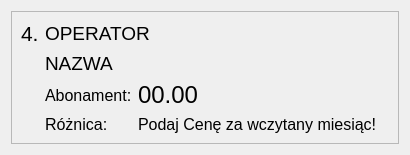
             <widget class="QWidget" name="widget_2" native="true">
              <layout class="QHBoxLayout" name="horizontalLayout_3">
               <item>
                <widget class="QFrame" name="frame_9">
                 <property name="autoFillBackground">
                  <bool>false</bool>
                 </property>
                 <property name="frameShape">
                  <enum>QFrame::StyledPanel</enum>
                 </property>
                 <property name="frameShadow">
                  <enum>QFrame::Raised</enum>
                 </property>
                 <layout class="QGridLayout" name="gridLayout_8">
                  <item row="0" column="0">
                   <widget class="QLabel" name="label_45">
                    <property name="sizePolicy">
                     <sizepolicy hsizetype="Maximum" vsizetype="Preferred">
                      <horstretch>0</horstretch>
                      <verstretch>0</verstretch>
                     </sizepolicy>
                    </property>
                    <property name="font">
                     <font>
                      <pointsize>16</pointsize>
                     </font>
                    </property>
                    <property name="text">
                     <string>4.</string>
                    </property>
                   </widget>
                  </item>
                  <item row="0" column="1" colspan="4">
                   <widget class="QLabel" name="label_36">
                    <property name="sizePolicy">
                     <sizepolicy hsizetype="MinimumExpanding" vsizetype="Preferred">
                      <horstretch>0</horstretch>
                      <verstretch>0</verstretch>
                     </sizepolicy>
                    </property>
                    <property name="font">
                     <font>
                      <pointsize>14</pointsize>
                     </font>
                    </property>
                    <property name="text">
                     <string>OPERATOR</string>
                    </property>
                    <property name="scaledContents">
                     <bool>true</bool>
                    </property>
                    <property name="wordWrap">
                     <bool>false</bool>
                    </property>
                    <property name="openExternalLinks">
                     <bool>true</bool>
                    </property>
                    <property name="textInteractionFlags">
                     <set>Qt::LinksAccessibleByMouse|Qt::TextSelectableByKeyboard|Qt::TextSelectableByMouse</set>
                    </property>
                   </widget>
                  </item>
                  <item row="6" column="1">
                   <widget class="QLabel" name="label_37">
                    <property name="sizePolicy">
                     <sizepolicy hsizetype="Maximum" vsizetype="Preferred">
                      <horstretch>0</horstretch>
                      <verstretch>0</verstretch>
                     </sizepolicy>
                    </property>
                    <property name="font">
                     <font>
                      <pointsize>12</pointsize>
                     </font>
                    </property>
                    <property name="text">
                     <string>Różnica:</string>
                    </property>
                   </widget>
                  </item>
                  <item row="4" column="2">
                   <widget class="QLabel" name="label_38">
                    <property name="sizePolicy">
                     <sizepolicy hsizetype="Maximum" vsizetype="Preferred">
                      <horstretch>0</horstretch>
                      <verstretch>0</verstretch>
                     </sizepolicy>
                    </property>
                    <property name="font">
                     <font>
                      <pointsize>18</pointsize>
                     </font>
                    </property>
                    <property name="frameShape">
                     <enum>QFrame::NoFrame</enum>
                    </property>
                    <property name="frameShadow">
                     <enum>QFrame::Plain</enum>
                    </property>
                    <property name="text">
                     <string>00.00</string>
                    </property>
                    <property name="scaledContents">
                     <bool>false</bool>
                    </property>
                    <property name="textInteractionFlags">
                     <set>Qt::LinksAccessibleByMouse|Qt::TextSelectableByKeyboard|Qt::TextSelectableByMouse</set>
                    </property>
                   </widget>
                  </item>
                  <item row="6" column="2">
                   <widget class="QLabel" name="label_39">
                    <property name="sizePolicy">
                     <sizepolicy hsizetype="Maximum" vsizetype="Preferred">
                      <horstretch>0</horstretch>
                      <verstretch>0</verstretch>
                     </sizepolicy>
                    </property>
                    <property name="font">
                     <font>
                      <pointsize>12</pointsize>
                     </font>
                    </property>
                    <property name="frameShape">
                     <enum>QFrame::NoFrame</enum>
                    </property>
                    <property name="frameShadow">
                     <enum>QFrame::Plain</enum>
                    </property>
                    <property name="text">
                     <string>Podaj Cenę za wczytany miesiąc!</string>
                    </property>
                    <property name="scaledContents">
                     <bool>false</bool>
                    </property>
                    <property name="textInteractionFlags">
                     <set>Qt::LinksAccessibleByMouse|Qt::TextSelectableByKeyboard|Qt::TextSelectableByMouse</set>
                    </property>
                   </widget>
                  </item>
                  <item row="1" column="1" colspan="4">
                   <widget class="QLabel" name="label_40">
                    <property name="sizePolicy">
                     <sizepolicy hsizetype="MinimumExpanding" vsizetype="Preferred">
                      <horstretch>0</horstretch>
                      <verstretch>0</verstretch>
                     </sizepolicy>
                    </property>
                    <property name="font">
                     <font>
                      <pointsize>14</pointsize>
                     </font>
                    </property>
                    <property name="text">
                     <string>&lt;a href=&quot;&quot;&gt;NAZWA&lt;/a&gt;</string>
                    </property>
                    <property name="scaledContents">
                     <bool>true</bool>
                    </property>
                    <property name="wordWrap">
                     <bool>false</bool>
                    </property>
                    <property name="openExternalLinks">
                     <bool>true</bool>
                    </property>
                    <property name="textInteractionFlags">
                     <set>Qt::LinksAccessibleByMouse|Qt::TextSelectableByKeyboard|Qt::TextSelectableByMouse</set>
                    </property>
                   </widget>
                  </item>
                  <item row="4" column="1">
                   <widget class="QLabel" name="label_43">
                    <property name="sizePolicy">
                     <sizepolicy hsizetype="Maximum" vsizetype="Preferred">
                      <horstretch>0</horstretch>
                      <verstretch>0</verstretch>
                     </sizepolicy>
                    </property>
                    <property name="font">
                     <font>
                      <pointsize>12</pointsize>
                     </font>
                    </property>
                    <property name="text">
                     <string>Abonament:</string>
                    </property>
                   </widget>
                  </item>
                 </layout>
                </widget>
               </item>
              </layout>
             </widget>
